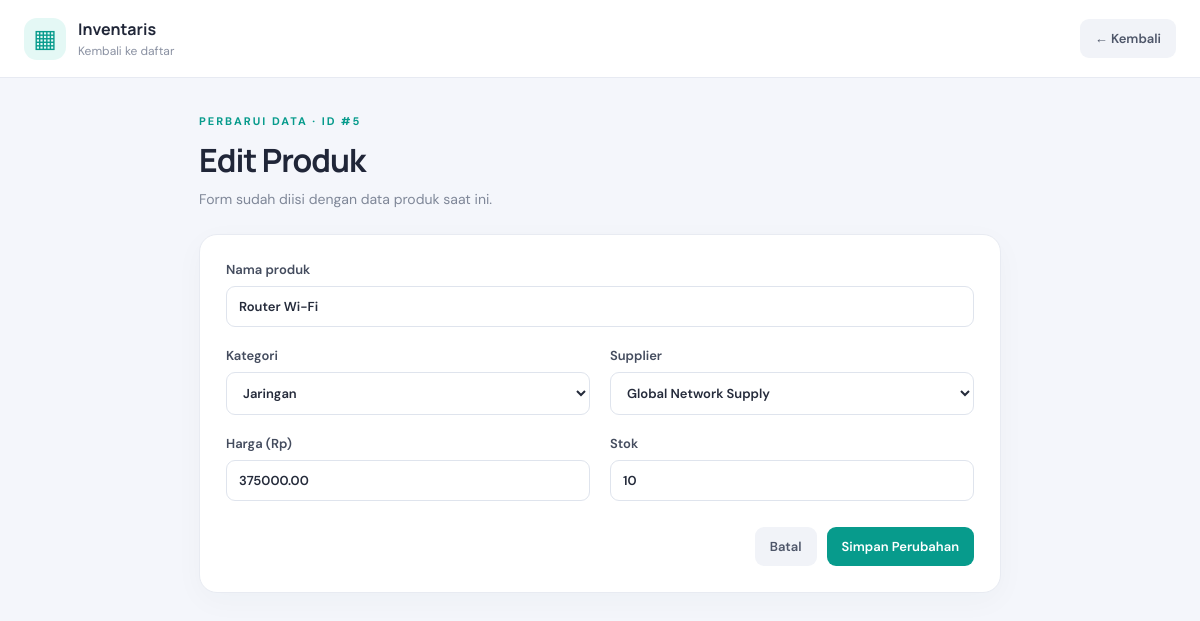
/edit.php?id=5, run on the app's committed database.
### tables this page shows
CREATE TABLE products (
    id INT AUTO_INCREMENT PRIMARY KEY,
    name VARCHAR(150) NOT NULL,
    category_id INT NOT NULL,
    supplier_id INT NOT NULL,
    price DECIMAL(12,2) NOT NULL DEFAULT 0,
    stock INT NOT NULL DEFAULT 0,
    created_at TIMESTAMP DEFAULT CURRENT_TIMESTAMP,
    CONSTRAINT fk_products_category FOREIGN KEY (category_id)
        REFERENCES categories(id) ON UPDATE CASCADE ON DELETE RESTRICT,
    CONSTRAINT fk_products_supplier FOREIGN KEY (supplier_id)
        REFERENCES suppliers(id) ON UPDATE CASCADE ON DELETE RESTRICT
);

CREATE TABLE categories (
    id INT AUTO_INCREMENT PRIMARY KEY,
    name VARCHAR(100) NOT NULL UNIQUE
);

CREATE TABLE suppliers (
    id INT AUTO_INCREMENT PRIMARY KEY,
    name VARCHAR(100) NOT NULL,
    phone VARCHAR(20) NOT NULL
);

### edit.php (the view, shortened to what this page needs)
<?php
function e(mixed $v): string { return htmlspecialchars((string)$v, ENT_QUOTES, 'UTF-8'); }
$errors = [];
$id = filter_input(INPUT_GET, 'id', FILTER_VALIDATE_INT);
try {
    $pdo = Database::getInstance()->getConnection();
    $categories = $pdo->query('SELECT id, name FROM categories ORDER BY name')->fetchAll();
    $suppliers = $pdo->query('SELECT id, name FROM suppliers ORDER BY name')->fetchAll();
    $stmt = $pdo->prepare('SELECT * FROM products WHERE id = ?');
    $stmt->execute([$id]); $product = $stmt->fetch();
    $name = $product['name']; $categoryId = (string)$product['category_id']; $supplierId = (string)$product['supplier_id']; $price = (string)$product['price']; $stock = (string)$product['stock'];
} catch (Throwable $ex) { error_log($ex->getMessage()); $errors[] = 'Terjadi kesalahan. Periksa koneksi database dan data pilihan.'; }
?>
<!doctype html><html lang="id"><head><meta charset="utf-8"><meta name="viewport" content="width=device-width, initial-scale=1"><title>Edit Produk</title><link rel="stylesheet" href="assets/style.css"></head>
<body><header class="topbar"><a class="brand brand-link" href="index.php"><span class="brand-icon">▦</span><div><strong>Inventaris</strong><small>Kembali ke daftar</small></div></a><a class="button light" href="index.php">← Kembali</a></header>
<main class="container narrow"><section class="hero"><p class="eyebrow">PERBARUI DATA · ID #<?= (int)$id ?></p><h1>Edit Produk</h1><p class="muted">Form sudah diisi dengan data produk saat ini.</p></section>
<section class="panel form-panel">
<form method="post" class="form-grid"><input type="hidden" name="id" value="<?= (int)$id ?>">
<label class="full">Nama produk<input name="name" maxlength="150" required value="<?= e($name) ?>"></label>
<label>Kategori<select name="category_id" required><option value="">Pilih kategori</option><?php foreach ($categories as $c): ?><option value="<?= (int)$c['id'] ?>" <?= $categoryId === (string)$c['id'] ? 'selected' : '' ?>><?= e($c['name']) ?></option><?php endforeach; ?></select></label>
<label>Supplier<select name="supplier_id" required><option value="">Pilih supplier</option><?php foreach ($suppliers as $s): ?><option value="<?= (int)$s['id'] ?>" <?= $supplierId === (string)$s['id'] ? 'selected' : '' ?>><?= e($s['name']) ?></option><?php endforeach; ?></select></label>
<label>Harga (Rp)<input type="number" name="price" min="0" step="0.01" required value="<?= e($price === -1 ? '' : $price) ?>"></label>
<label>Stok<input type="number" name="stock" min="0" step="1" required value="<?= e($stock === false ? '' : $stock) ?>"></label>
<div class="form-actions full"><a class="button light" href="index.php">Batal</a><button class="button primary" type="submit">Simpan Perubahan</button></div>
</form></section></main></body></html>

### assets/style.css (style rules this page uses)
:root { font-family:'DM Sans',Arial,sans-serif;color:#202638;background:#f4f6fb;font-synthesis:none }
* { box-sizing:border-box }
body { margin:0;min-height:100vh }
.topbar { height:78px;padding:0 max(24px,calc((100% - 1180px)/2));display:flex;align-items:center;justify-content:space-between;background:#fff;border-bottom:1px solid #e7eaf2 }
.brand { display:flex;gap:12px;align-items:center;color:#202638 }
.brand-link { text-decoration:none }
.brand-icon { display:grid;place-items:center;width:42px;height:42px;border-radius:13px;background:#e4f8f5;color:#079b8c;font-size:25px;font-weight:700 }
.brand strong { display:block;font-family:Manrope,sans-serif;font-size:16px }
.brand small { display:block;color:#8a91a2;font-size:12px;margin-top:3px }
.container { max-width:1180px;margin:0 auto;padding:36px 24px 24px }
.narrow { max-width:850px }
.hero { margin:0 0 26px }
.eyebrow { font-size:11px;letter-spacing:2px;font-weight:700;color:#079b8c;margin:0 0 10px }
.hero h1 { font-family:Manrope,sans-serif;font-size:32px;letter-spacing:-1px;margin:0 0 8px }
.muted { color:#7f8798;font-size:14px;margin:0 }
.panel { background:#fff;border:1px solid #e8ebf2;border-radius:18px;box-shadow:0 8px 30px #25314d08;overflow:hidden }
input,select { font:inherit;border:1px solid #dfe4ed;border-radius:9px;background:#fff;padding:11px 12px;color:#252b3b;outline:none;min-width:0 }
.button { font:600 13px 'DM Sans',sans-serif;display:inline-flex;align-items:center;justify-content:center;gap:6px;border:0;border-radius:9px;padding:11px 15px;text-decoration:none;cursor:pointer;white-space:nowrap }
.primary { background:#079b8c;color:white }
.light { background:#f1f3f8;color:#4e5669 }
.form-panel { padding:26px }
.form-grid { display:grid;grid-template-columns:1fr 1fr;gap:20px }
.form-grid label { display:flex;flex-direction:column;gap:8px;color:#444c5e;font-weight:600;font-size:13px }
.form-grid .full { grid-column:1/-1 }
.form-actions { display:flex;justify-content:flex-end;gap:10px;padding-top:6px }

### data on the page
products: name "Router Wi-Fi", category_id "Jaringan", supplier_id "Global Network Supply", price "375000.00", stock "10"

### other printed values
$id "5"
